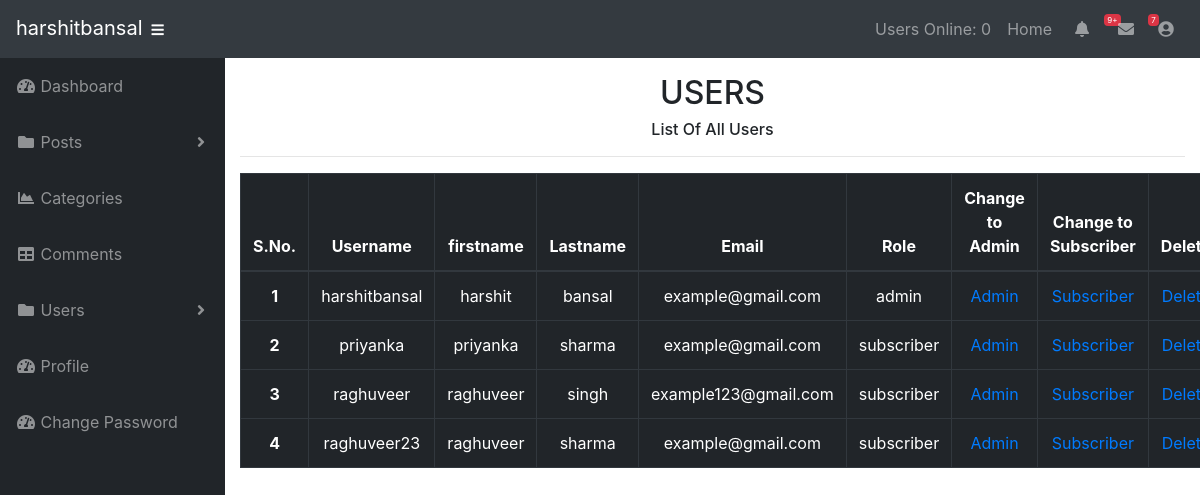
The app's page /admin/users.php (signed in) with its own data.
### tables this page shows
CREATE TABLE `users` (
  `user_id` int(3) NOT NULL,
  `username` varchar(255) NOT NULL,
  `user_password` varchar(255) NOT NULL,
  `user_firstname` varchar(255) NOT NULL,
  `user_lastname` varchar(255) NOT NULL,
  `user_email` varchar(255) NOT NULL,
  `user_image` text NOT NULL,
  `user_role` varchar(255) NOT NULL,
  `randSalt` varchar(255) NOT NULL DEFAULT '$2y$10$iusesomecrazystrings22',
  `token` text NOT NULL
);

### admin/includes/view_all_users.php (the view, shortened to what this page needs)
<div class="text-center">
    <h2>USERS</h2>
    <h6>List Of All Users</h6>
    <hr>
    <table class="table table-hover table-dark table-bordered">
        <thead>
            <tr>
              <th scope="col">S.No.</th>
              <th scope="col">Username</th>
              <th scope="col">firstname</th>
              <th scope="col">Lastname</th>
              <th scope="col">Email</th>
              <th scope="col">Role</th>
              <th scope="col">Change to Admin</th>
              <th scope="col">Change to Subscriber</th>
              <th scope="col">Delete</th>
            </tr>
        </thead>
        <tbody>
        <?php
            $serial=0;
            $query = "SELECT * FROM users";
            $select_all_users_query = mysqli_query($connection,$query);
            while($row = mysqli_fetch_assoc($select_all_users_query)){
               $user_id = $row['user_id'];
               $username = $row['username'];
               $user_firstname = $row['user_firstname'];
               $user_lastname = $row['user_lastname'];
               $user_email = $row['user_email'];
               $user_role = $row['user_role'];
              echo "<tr>";
              $serial=$serial+1;
              echo "<th scope='row'>$serial</th>";
              echo "<td>$username</td>";
              echo "<td>$user_firstname</td>";
              echo "<td>$user_lastname</td>";
              echo "<td>$user_email</td>";
              echo "<td>$user_role</td>";
              echo "<td><a href='users.php?admin=$user_id'>Admin</td>";
              echo "<td><a href='users.php?subscriber=$user_id'>Subscriber</td>";
              echo "<td><a href='users.php?delete=$user_id'>Delete</td>";
              echo "</tr>";
            }
        ?>
        </tbody>
    </table>
</div>

### admin/css/sb-admin.css (style rules this page uses)
html { position: relative; min-height: 100%; }
body { height: 100%; }
:root { --input-padding-x: 0.75rem; --input-padding-y: 0.75rem; }

### records on screen
users: username "harshitbansal", user_firstname "harshit", user_lastname "bansal", user_email "example@gmail.com", user_role "admin"
users: username "priyanka", user_firstname "priyanka", user_lastname "sharma", user_email "example@gmail.com", user_role "subscriber"
users: username "raghuveer", user_firstname "raghuveer", user_lastname "singh", user_email "example123@gmail.com", user_role "subscriber"
users: username "raghuveer23", user_firstname "raghuveer", user_lastname "sharma", user_email "example@gmail.com", user_role "subscriber"

### other values on screen
$_SESSION['username'] "harshitbansal"
users_online() "0"
